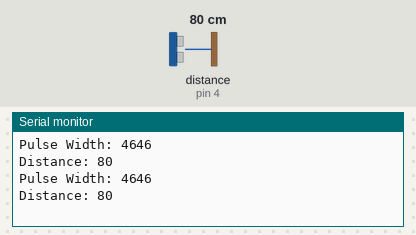
Simulated run of this sketch. Board: Arduino Uno, built with avr-gcc and run on an emulated ATmega328P. Parts: the last lines printed to the serial monitor. Wiring (inferred from the names in the program): ultrasonic range finder: trigger pin 2; echo pin 4. Inputs (shaded band) come from the test bench; at power-on: distance to the obstacle (sensor on pin 4) 80 cm. The echo pulse lasts 58.3 µs per cm.

Above: at 1.8 s.
1.9 s: distance to the obstacle (sensor on pin 4) set to 2 cm
At 2.8 s:
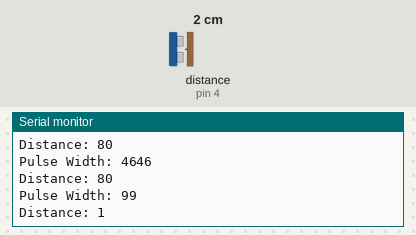
3.4 s: distance to the obstacle (sensor on pin 4) set to 4 cm
At 4.8 s:
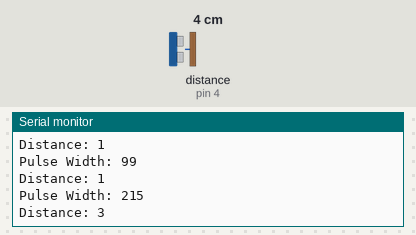
Timing chart, 0 to 6.4 s (numbered marks = the images above; inputs shaded):
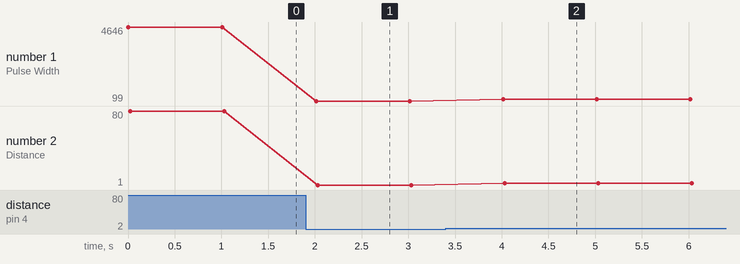

Measured:
- after the input at 1.9 s, the serial monitor: prints a new line after 0.11 s (image 1)
- after the input at 3.4 s, the serial monitor: prints a new line after 0.61 s (image 2)
- plotted number 1: 4646 → 99 after the input at 1.9 s, 99 → 216 after the input at 3.4 s
- plotted number 2: 80 → 1 after the input at 1.9 s, 1 → 3 after the input at 3.4 s

The sketch:

Ultrasonic.ino
```cpp
// C++ code
//
void setup()
{
  Serial.begin(9600);
  pinMode(2, OUTPUT); //Trig
  pinMode(4, INPUT); //Echo
}

void loop()
{
  digitalWrite(2, HIGH);
  delayMicroseconds(10);
  digitalWrite(2, LOW);

  int pulseWidth = pulseIn(4, HIGH);

  Serial.print("Pulse Width: ");
  Serial.println(pulseWidth);
  long distance = pulseWidth/29/2;
  Serial.print("Distance: ");
  Serial.println(distance);
  delay(1000);
}
```
